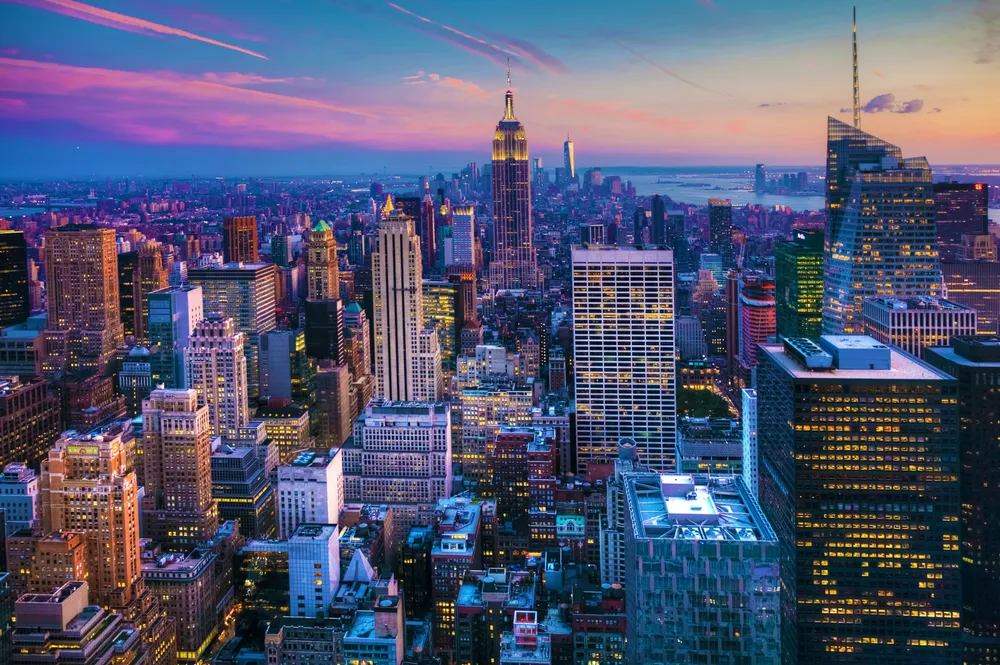
#> input picture city.jpg, 1000 x 665 px
$ python image_processing.py
#> lines starting #> are read from the running program, lines starting #| are printed output that depends on the picture
import cv2

# 이미지 읽기
image = cv2.imread('city.jpg')
#> image is the input picture: shape (665, 1000, 3); mean B, G, R 114.6, 86.4, 81.3

# 이미지 크기 축소 (가로, 세로 크기의 50%로 축소)
small_image = cv2.resize(image, (0, 0), fx=0.5, fy=0.5)
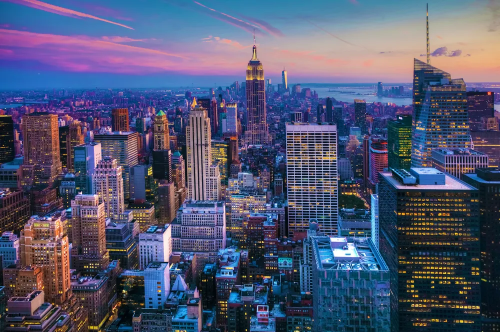
#> small_image: shape (332, 500, 3); mean B, G, R 114.8, 86.6, 81.5

# Gaussian Blur 적용
blurred_image = cv2.GaussianBlur(small_image, (5, 5), 0)
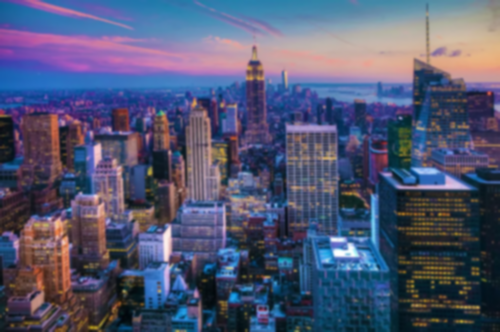
#> blurred_image: shape (332, 500, 3); mean B, G, R 114.8, 86.6, 81.5

# 원본 이미지와 블러 처리된 이미지 동시에 표시
cv2.imshow('Original Image (Small)', small_image)
cv2.imshow('Gaussian Blurred Image (Small)', blurred_image)

# 키 입력 대기
cv2.waitKey(0)
cv2.destroyAllWindows()

$ run again, with Plant.jpg copied over city.jpg
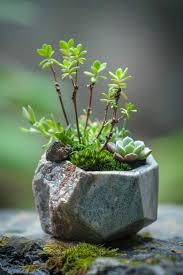
#> input picture Plant.jpg, 183 x 275 px
#> image is the input picture: shape (275, 183, 3); mean B, G, R 95, 114.1, 99.8
#> `small_image = cv2.resize(image, (0, 0), fx=0.5, fy=0.5)`:
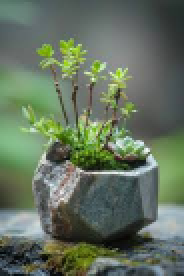
#> small_image: shape (138, 92, 3) (shown 2 times larger); mean B, G, R 95, 114, 99.7
#> `blurred_image = cv2.GaussianBlur(small_image, (5, 5), 0)`:
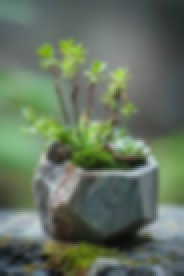
#> blurred_image: shape (138, 92, 3) (shown 2 times larger); mean B, G, R 95.1, 114.1, 99.8

$ run again, with Plant_Zoom.jpg copied over city.jpg
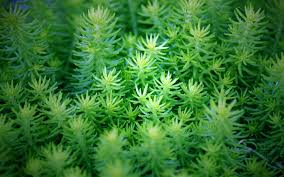
#> input picture Plant_Zoom.jpg, 284 x 177 px
#> image is the input picture: shape (177, 284, 3); mean B, G, R 50.9, 119.5, 54.9
#> `small_image = cv2.resize(image, (0, 0), fx=0.5, fy=0.5)`:
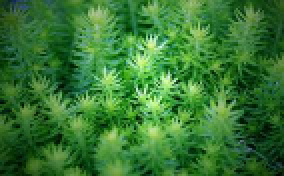
#> small_image: shape (88, 142, 3) (shown 2 times larger); mean B, G, R 51.1, 119.8, 55.1
#> `blurred_image = cv2.GaussianBlur(small_image, (5, 5), 0)`:
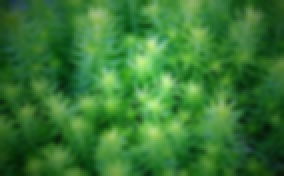
#> blurred_image: shape (88, 142, 3) (shown 2 times larger); mean B, G, R 51.1, 119.8, 55.1
